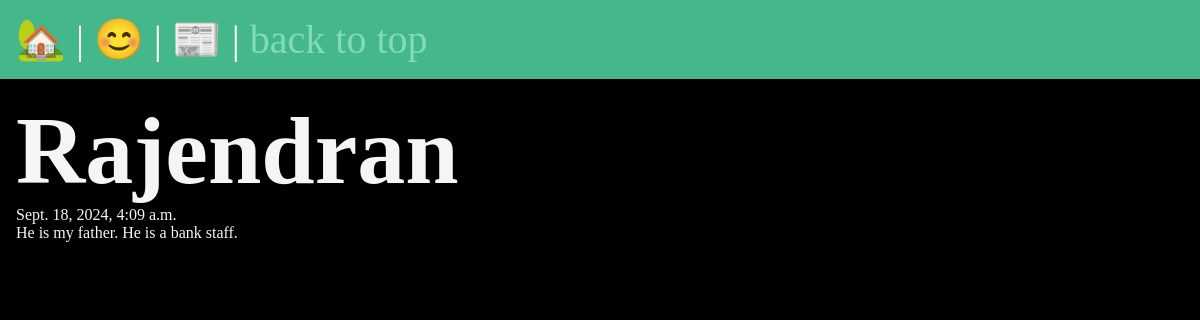
/posts/my-second-post, run on the app's committed database.
### posts/models.py (models this page shows, shortened)
class Post(models.Model):
    title=models.CharField( max_length=50)
    body=models.TextField()
    slug=models.SlugField()
    date=models.DateTimeField(auto_now_add=True)

### posts/views.py (the view)
# urls.py: path('<slug:slug>',views.post_page,name='page'),
def post_page(req,slug):
    post = Post.objects.get(slug=slug)
    return render(req,"posts/post_page.html",{"Post":post})

### posts/templates/posts/post_page.html (shortened to what this page needs)
{% extends "layout.html" %}
{% block content %}
        <h1>{{Post.title}}</h1>
            <p>{{Post.date}}</p>
            <p>{{Post.body}}</p>
{% endblock %}

### static/css/style.css (style rules this page uses)
* { margin: 0; padding: 0; box-sizing: border-box; }
body { min-height: 100vh; background-color: black; color: whitesmoke; font-size: 3rem; }
p { font-size: 1rem; }

### data on the page
Post: title "Rajendran", date "Sept. 18, 2024, 4:09 a.m.", body "He is my father. He is a bank staff."
